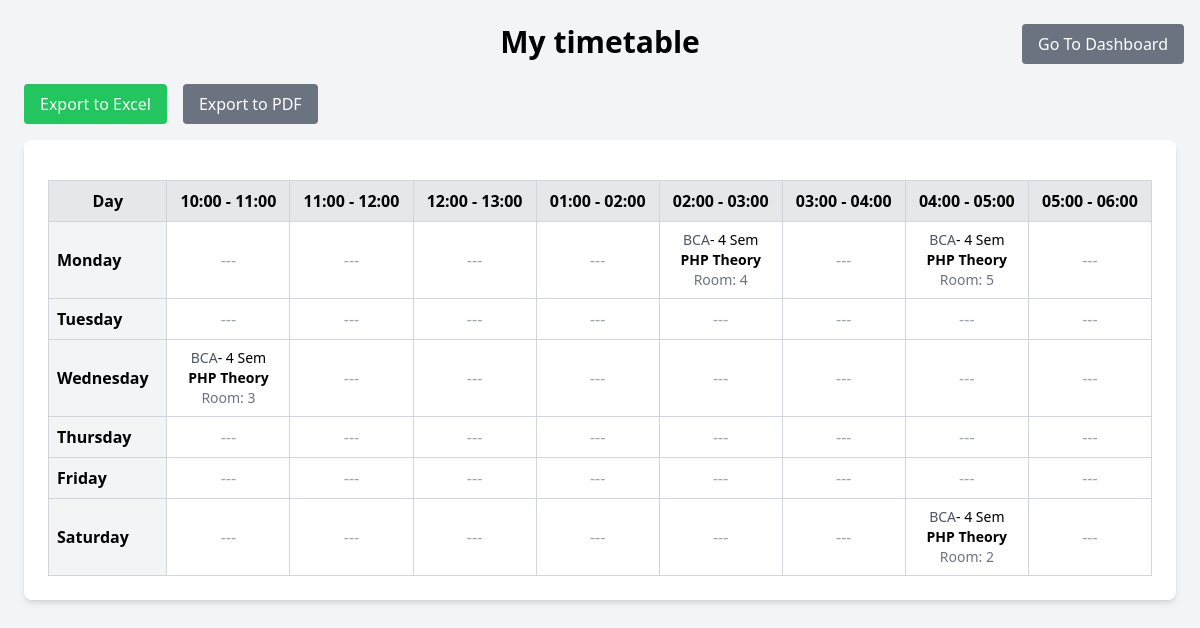
/src/views/teacher/teacherTimetable.php?id=4 (signed in), run on the app's committed database.
### tables this page shows
CREATE TABLE `timetable` (
  `id` int(11) NOT NULL,
  `subject_id` int(11) NOT NULL,
  `teacher_id` int(11) NOT NULL,
  `classroom_id` int(11) NOT NULL,
  `day` enum('Monday','Tuesday','Wednesday','Thursday','Friday','Saturday') NOT NULL,
  `start_time` time NOT NULL,
  `end_time` time NOT NULL,
  `combination_id` int(11) NOT NULL
);

CREATE TABLE `combinations` (
  `id` int(11) NOT NULL,
  `name` varchar(100) NOT NULL,
  `department` varchar(100) NOT NULL,
  `semester` int(11) NOT NULL
);

CREATE TABLE `subjects` (
  `id` int(11) NOT NULL,
  `name` varchar(100) NOT NULL,
  `min_classes_per_week` int(11) NOT NULL,
  `type` enum('theory','lab') NOT NULL,
  `combination_id` int(11) NOT NULL
);

CREATE TABLE `classrooms` (
  `id` int(11) NOT NULL,
  `room_no` varchar(10) NOT NULL,
  `type` enum('theory','lab') NOT NULL
);

### src/models/Timetable.php (called while the page is built, shortened)
<?php
class Timetable
{
    private $conn;
    public function __construct($db)
    {
        $this->conn = $db;
    }
    public function getTimetableGrid()
    {
        $query = "
            SELECT tt.day, tt.start_time, tt.end_time,
                   s.name AS subject, t.name AS teacher, cr.room_no AS classroom , c.name AS combination,c.semester AS semester
            FROM timetable tt
            JOIN subjects s ON tt.subject_id = s.id
            JOIN teachers t ON tt.teacher_id = t.id
            JOIN classrooms cr ON tt.classroom_id = cr.id
            JOIN combinations c ON tt.combination_id = c.id
            ORDER BY tt.day, tt.start_time;
        ";
        $stmt = $this->conn->prepare($query);
        $stmt->execute();
        $timetable = $stmt->fetchAll(PDO::FETCH_ASSOC);
        $formatted = [];
        foreach ($timetable as $row) {
            $time_slot = date("H:i", strtotime($row['start_time'])) . " - " . date("H:i", strtotime($row['end_time']));
            $formatted[$row['day']][$time_slot] = [
                "subject" => $row["subject"],
                "teacher" => $row["teacher"],
                "classroom" => $row["classroom"],
                "combination" => $row["combination"],
                "semester" => $row["semester"]
            ];
        }
        return $formatted;
    }
    public function getTimetableByTeacherId($teacher_id)
    {
        $query = "
    SELECT  tt.id AS entry_id, tt.day, tt.start_time, tt.end_time,
           s.name AS subject, c.name AS combination, c.semester AS semester, cr.room_no AS classroom
    FROM timetable tt
    JOIN subjects s ON tt.subject_id = s.id
    JOIN combinations c ON tt.combination_id = c.id
    JOIN classrooms cr ON tt.classroom_id = cr.id
    WHERE tt.teacher_id = :teacher_id
    ";
        $stmt = $this->conn->prepare($query);
        $stmt->bindParam(":teacher_id", $teacher_id);
        $stmt->execute();
        $timetable = $stmt->fetchAll(PDO::FETCH_ASSOC);
        $formatted = [];
        foreach ($timetable as $row) {
            $time_slot = date("H:i", strtotime($row['start_time'])) . " - " . date("H:i", strtotime($row['end_time']));
            $formatted[$row['day']][$time_slot] = [
                "entry_id" => $row['entry_id'],
                "subject" => $row["subject"],
                "combination" => $row["combination"],
                "semester" => $row['semester'],
                "classroom" => $row["classroom"]
            ];
        }
        return $formatted;
    }
}

### src/views/teacher/teacherTimetable.php (the view, shortened to what this page needs)
<?php
include_once "../../models/Timetable.php";
$database = new Database();
$db = $database->getConnection();
$timetable = new Timetable($db);
$timetable_data = $timetable->getTimetableGrid();
$time_slots = ['10:00 - 11:00', '11:00 - 12:00','12:00 - 13:00', '01:00 - 02:00', '02:00 - 03:00', '03:00 - 04:00', '04:00 - 05:00','05:00 - 06:00'];
$days = ['Monday', 'Tuesday', 'Wednesday', 'Thursday', 'Friday', 'Saturday'];
?>
<!DOCTYPE html>
<html lang="en">
<head>
    <script src="https://cdn.tailwindcss.com"></script>
</head>
<body class="bg-gray-100 p-6">
    <div class="max-w-7xl mx-auto">
        <button onclick="window.location.href = 'dashboard.php'" class=" absolute t-0 right-0 mr-4 bg-gray-500 text-white px-4 py-2 rounded hover:bg-gray-600 mb-4">Go To Dashboard</button>
        <h1 class="text-3xl font-bold mb-6 text-center">My timetable</h1>
        <div class="flex space-x-4 mb-4">
            <a href="../../controllers/exportTimetable.php?type=excel" class="bg-green-500 text-white px-4 py-2 rounded hover:bg-green-600">Export to Excel</a>
            <a href="../../controllers/exportTimetable.php?type=pdf" class="bg-gray-500 text-white px-4 py-2 rounded hover:bg-gray-600">Export to PDF</a>
        </div>
            <div class="max-w-6xl mx-auto bg-white p-6 rounded-lg shadow-md mb-6">
                <?php $data = $timetable->getTimetableByTeacherId($_GET['id']); ?>
                <table class="w-full border-collapse border border-gray-300">
                    <thead>
                        <tr class="bg-gray-200">
                            <th class="border border-gray-300 p-2">Day</th>
                            <?php foreach ($time_slots as $slot) : ?>
                                <th class="border border-gray-300 p-2"><?= htmlspecialchars($slot); ?></th>
                            <?php endforeach; ?>
                        </tr>
                    </thead>
                    <tbody>
                        <?php foreach ($days as $day) : ?>
                            <tr>
                                <td class="border border-gray-300 p-2 bg-gray-100 font-bold"><?= htmlspecialchars($day); ?></td>
                                <?php foreach ($time_slots as $slot) : ?>
                                    <?php if (isset($data[$day][$slot])) :
                                        $entry = $data[$day][$slot]; ?>
                                        <td class="border border-gray-300 p-2 text-sm text-center">
                                        <span class="text-gray-600"><?= htmlspecialchars($entry['combination']); ?></span>- <?= htmlspecialchars($entry['semester']); ?> Sem<br>
                                            <b><?= htmlspecialchars($entry['subject']); ?></b><br>
                                            <span class="text-gray-500">Room: <?= htmlspecialchars($entry['classroom']); ?></span><br>
                                        </td>
                                    <?php else : ?>
                                        <td class="border border-gray-300 p-2 text-center text-gray-400">---</td>
                                    <?php endif; ?>
                                <?php endforeach; ?>
                            </tr>
                        <?php endforeach; ?>
                    </tbody>
                </table>
            </div>
    </div>
</body>
</html>

### data on the page
timetable: combination.name "BCA", combination.semester "4", subject.name "PHP Theory", classroom.room_no "4"
timetable: combination.name "BCA", combination.semester "4", subject.name "PHP Theory", classroom.room_no "5"
timetable: combination.name "BCA", combination.semester "4", subject.name "PHP Theory", classroom.room_no "3"
timetable: combination.name "BCA", combination.semester "4", subject.name "PHP Theory", classroom.room_no "2"

### other printed values
$slot "10:00 - 11:00"
$slot "11:00 - 12:00"
$slot "12:00 - 13:00"
$slot "01:00 - 02:00"
$slot "02:00 - 03:00"
$slot "03:00 - 04:00"
$slot "04:00 - 05:00"
$slot "05:00 - 06:00"
$day "Monday"
$day "Tuesday"
$day "Wednesday"
$day "Thursday"
$day "Friday"
$day "Saturday"
